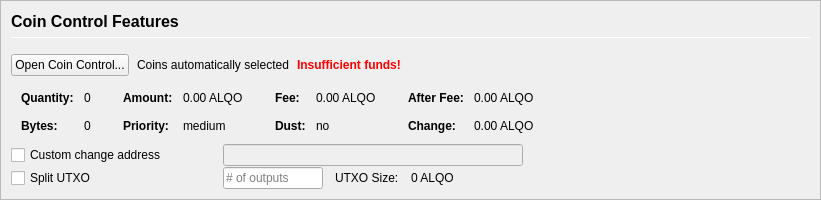
         <widget class="QFrame" name="frameCoinControl">
          <property name="sizePolicy">
           <sizepolicy hsizetype="Expanding" vsizetype="Expanding">
            <horstretch>0</horstretch>
            <verstretch>0</verstretch>
           </sizepolicy>
          </property>
          <property name="maximumSize">
           <size>
            <width>16777215</width>
            <height>16777215</height>
           </size>
          </property>
          <property name="frameShape">
           <enum>QFrame::StyledPanel</enum>
          </property>
          <property name="frameShadow">
           <enum>QFrame::Sunken</enum>
          </property>
          <layout class="QVBoxLayout" name="verticalLayoutCoinControl2">
           <property name="spacing">
            <number>0</number>
           </property>
           <property name="margin">
            <number>0</number>
           </property>
           <item>
            <widget class="QFrame" name="frameCoinControl_BG">
             <layout class="QVBoxLayout" name="verticalLayoutCoinControl" stretch="0,0,0,0,0,0">
              <property name="spacing">
               <number>1</number>
              </property>
              <property name="leftMargin">
               <number>10</number>
              </property>
              <property name="topMargin">
               <number>10</number>
              </property>
              <item>
               <layout class="QHBoxLayout" name="horizontalLayoutCoinControl1">
                <property name="bottomMargin">
                 <number>15</number>
                </property>
                <item>
                 <layout class="QVBoxLayout" name="verticalLayout_3">
                  <property name="spacing">
                   <number>6</number>
                  </property>
                  <item>
                   <widget class="QLabel" name="labelCoinControlFeatures">
                    <property name="sizePolicy">
                     <sizepolicy hsizetype="Preferred" vsizetype="Maximum">
                      <horstretch>0</horstretch>
                      <verstretch>0</verstretch>
                     </sizepolicy>
                    </property>
                    <property name="minimumSize">
                     <size>
                      <width>0</width>
                      <height>20</height>
                     </size>
                    </property>
                    <property name="font">
                     <font>
                      <pointsize>12</pointsize>
                      <weight>75</weight>
                      <bold>true</bold>
                     </font>
                    </property>
                    <property name="styleSheet">
                     <string notr="true">font-weight:bold;</string>
                    </property>
                    <property name="text">
                     <string>Coin Control Features</string>
                    </property>
                   </widget>
                  </item>
                  <item>
                   <widget class="Line" name="line">
                    <property name="minimumSize">
                     <size>
                      <width>0</width>
                      <height>1</height>
                     </size>
                    </property>
                    <property name="maximumSize">
                     <size>
                      <width>16777215</width>
                      <height>1</height>
                     </size>
                    </property>
                    <property name="orientation">
                     <enum>Qt::Horizontal</enum>
                    </property>
                   </widget>
                  </item>
                 </layout>
                </item>
               </layout>
              </item>
              <item>
               <layout class="QHBoxLayout" name="horizontalLayoutCoinControl2" stretch="0,0,0,0">
                <property name="spacing">
                 <number>8</number>
                </property>
                <property name="bottomMargin">
                 <number>10</number>
                </property>
                <item>
                 <widget class="QPushButton" name="pushButtonCoinControl">
                  <property name="styleSheet">
                   <string notr="true"/>
                  </property>
                  <property name="text">
                   <string>Open Coin Control...</string>
                  </property>
                  <property name="autoDefault">
                   <bool>false</bool>
                  </property>
                 </widget>
                </item>
                <item>
                 <widget class="QLabel" name="labelCoinControlAutomaticallySelected">
                  <property name="text">
                   <string>Coins automatically selected</string>
                  </property>
                  <property name="margin">
                   <number>5</number>
                  </property>
                 </widget>
                </item>
                <item>
                 <widget class="QLabel" name="labelCoinControlInsuffFunds">
                  <property name="font">
                   <font>
                    <weight>75</weight>
                    <bold>true</bold>
                   </font>
                  </property>
                  <property name="styleSheet">
                   <string notr="true">color:red;font-weight:bold;</string>
                  </property>
                  <property name="text">
                   <string>Insufficient funds!</string>
                  </property>
                  <property name="margin">
                   <number>5</number>
                  </property>
                 </widget>
                </item>
                <item>
                 <spacer name="horizontalSpacerCoinControl">
                  <property name="orientation">
                   <enum>Qt::Horizontal</enum>
                  </property>
                  <property name="sizeHint" stdset="0">
                   <size>
                    <width>40</width>
                    <height>1</height>
                   </size>
                  </property>
                 </spacer>
                </item>
               </layout>
              </item>
              <item>
               <widget class="QWidget" name="widgetCoinControl" native="true">
                <property name="sizePolicy">
                 <sizepolicy hsizetype="Preferred" vsizetype="Preferred">
                  <horstretch>0</horstretch>
                  <verstretch>0</verstretch>
                 </sizepolicy>
                </property>
                <property name="minimumSize">
                 <size>
                  <width>0</width>
                  <height>0</height>
                 </size>
                </property>
                <property name="styleSheet">
                 <string notr="true"/>
                </property>
                <layout class="QHBoxLayout" name="horizontalLayoutCoinControl5">
                 <property name="margin">
                  <number>0</number>
                 </property>
                 <item>
                  <layout class="QHBoxLayout" name="horizontalLayoutCoinControl3" stretch="0,0,0,1">
                   <property name="spacing">
                    <number>20</number>
                   </property>
                   <property name="topMargin">
                    <number>0</number>
                   </property>
                   <property name="bottomMargin">
                    <number>10</number>
                   </property>
                   <item>
                    <layout class="QFormLayout" name="formLayoutCoinControl1">
                     <property name="horizontalSpacing">
                      <number>10</number>
                     </property>
                     <property name="verticalSpacing">
                      <number>14</number>
                     </property>
                     <property name="leftMargin">
                      <number>10</number>
                     </property>
                     <property name="topMargin">
                      <number>4</number>
                     </property>
                     <property name="rightMargin">
                      <number>6</number>
                     </property>
                     <item row="0" column="0">
                      <widget class="QLabel" name="labelCoinControlQuantityText">
                       <property name="font">
                        <font>
                         <weight>75</weight>
                         <bold>true</bold>
                        </font>
                       </property>
                       <property name="text">
                        <string>Quantity:</string>
                       </property>
                       <property name="margin">
                        <number>0</number>
                       </property>
                      </widget>
                     </item>
                     <item row="0" column="1">
                      <widget class="QLabel" name="labelCoinControlQuantity">
                       <property name="cursor">
                        <cursorShape>IBeamCursor</cursorShape>
                       </property>
                       <property name="contextMenuPolicy">
                        <enum>Qt::ActionsContextMenu</enum>
                       </property>
                       <property name="text">
                        <string notr="true">0</string>
                       </property>
                       <property name="margin">
                        <number>0</number>
                       </property>
                       <property name="textInteractionFlags">
                        <set>Qt::LinksAccessibleByMouse|Qt::TextSelectableByKeyboard|Qt::TextSelectableByMouse</set>
                       </property>
                      </widget>
                     </item>
                     <item row="1" column="0">
                      <widget class="QLabel" name="labelCoinControlBytesText">
                       <property name="font">
                        <font>
                         <weight>75</weight>
                         <bold>true</bold>
                        </font>
                       </property>
                       <property name="text">
                        <string>Bytes:</string>
                       </property>
                      </widget>
                     </item>
                     <item row="1" column="1">
                      <widget class="QLabel" name="labelCoinControlBytes">
                       <property name="cursor">
                        <cursorShape>IBeamCursor</cursorShape>
                       </property>
                       <property name="contextMenuPolicy">
                        <enum>Qt::ActionsContextMenu</enum>
                       </property>
                       <property name="text">
                        <string notr="true">0</string>
                       </property>
                       <property name="textInteractionFlags">
                        <set>Qt::LinksAccessibleByMouse|Qt::TextSelectableByKeyboard|Qt::TextSelectableByMouse</set>
                       </property>
                      </widget>
                     </item>
                    </layout>
                   </item>
                   <item>
                    <layout class="QFormLayout" name="formLayoutCoinControl2">
                     <property name="horizontalSpacing">
                      <number>10</number>
                     </property>
                     <property name="verticalSpacing">
                      <number>14</number>
                     </property>
                     <property name="leftMargin">
                      <number>6</number>
                     </property>
                     <property name="topMargin">
                      <number>4</number>
                     </property>
                     <property name="rightMargin">
                      <number>6</number>
                     </property>
                     <item row="0" column="0">
                      <widget class="QLabel" name="labelCoinControlAmountText">
                       <property name="font">
                        <font>
                         <weight>75</weight>
                         <bold>true</bold>
                        </font>
                       </property>
                       <property name="text">
                        <string>Amount:</string>
                       </property>
                       <property name="margin">
                        <number>0</number>
                       </property>
                      </widget>
                     </item>
                     <item row="0" column="1">
                      <widget class="QLabel" name="labelCoinControlAmount">
                       <property name="cursor">
                        <cursorShape>IBeamCursor</cursorShape>
                       </property>
                       <property name="contextMenuPolicy">
                        <enum>Qt::ActionsContextMenu</enum>
                       </property>
                       <property name="text">
                        <string notr="true">0.00 ALQO</string>
                       </property>
                       <property name="textInteractionFlags">
                        <set>Qt::LinksAccessibleByMouse|Qt::TextSelectableByKeyboard|Qt::TextSelectableByMouse</set>
                       </property>
                      </widget>
                     </item>
                     <item row="1" column="0">
                      <widget class="QLabel" name="labelCoinControlPriorityText">
                       <property name="font">
                        <font>
                         <weight>75</weight>
                         <bold>true</bold>
                        </font>
                       </property>
                       <property name="text">
                        <string>Priority:</string>
                       </property>
                      </widget>
                     </item>
                     <item row="1" column="1">
                      <widget class="QLabel" name="labelCoinControlPriority">
                       <property name="cursor">
                        <cursorShape>IBeamCursor</cursorShape>
                       </property>
                       <property name="contextMenuPolicy">
                        <enum>Qt::ActionsContextMenu</enum>
                       </property>
                       <property name="text">
                        <string>medium</string>
                       </property>
                       <property name="textInteractionFlags">
                        <set>Qt::LinksAccessibleByMouse|Qt::TextSelectableByKeyboard|Qt::TextSelectableByMouse</set>
                       </property>
                      </widget>
                     </item>
                    </layout>
                   </item>
                   <item>
                    <layout class="QFormLayout" name="formLayoutCoinControl3">
                     <property name="horizontalSpacing">
                      <number>10</number>
                     </property>
                     <property name="verticalSpacing">
                      <number>14</number>
                     </property>
                     <property name="leftMargin">
                      <number>6</number>
                     </property>
                     <property name="topMargin">
                      <number>4</number>
                     </property>
                     <property name="rightMargin">
                      <number>6</number>
                     </property>
                     <item row="0" column="0">
                      <widget class="QLabel" name="labelCoinControlFeeText">
                       <property name="font">
                        <font>
                         <weight>75</weight>
                         <bold>true</bold>
                        </font>
                       </property>
                       <property name="text">
                        <string>Fee:</string>
                       </property>
                       <property name="margin">
                        <number>0</number>
                       </property>
                      </widget>
                     </item>
                     <item row="0" column="1">
                      <widget class="QLabel" name="labelCoinControlFee">
                       <property name="cursor">
                        <cursorShape>IBeamCursor</cursorShape>
                       </property>
                       <property name="contextMenuPolicy">
                        <enum>Qt::ActionsContextMenu</enum>
                       </property>
                       <property name="text">
                        <string notr="true">0.00 ALQO</string>
                       </property>
                       <property name="textInteractionFlags">
                        <set>Qt::LinksAccessibleByMouse|Qt::TextSelectableByKeyboard|Qt::TextSelectableByMouse</set>
                       </property>
                      </widget>
                     </item>
                     <item row="1" column="0">
                      <widget class="QLabel" name="labelCoinControlLowOutputText">
                       <property name="font">
                        <font>
                         <weight>75</weight>
                         <bold>true</bold>
                        </font>
                       </property>
                       <property name="text">
                        <string>Dust:</string>
                       </property>
                      </widget>
                     </item>
                     <item row="1" column="1">
                      <widget class="QLabel" name="labelCoinControlLowOutput">
                       <property name="cursor">
                        <cursorShape>IBeamCursor</cursorShape>
                       </property>
                       <property name="contextMenuPolicy">
                        <enum>Qt::ActionsContextMenu</enum>
                       </property>
                       <property name="text">
                        <string>no</string>
                       </property>
                       <property name="textInteractionFlags">
                        <set>Qt::LinksAccessibleByMouse|Qt::TextSelectableByKeyboard|Qt::TextSelectableByMouse</set>
                       </property>
                      </widget>
                     </item>
                    </layout>
                   </item>
                   <item>
                    <layout class="QFormLayout" name="formLayoutCoinControl4">
                     <property name="horizontalSpacing">
                      <number>10</number>
                     </property>
                     <property name="verticalSpacing">
                      <number>14</number>
                     </property>
                     <property name="leftMargin">
                      <number>6</number>
                     </property>
                     <property name="topMargin">
                      <number>4</number>
                     </property>
                     <property name="rightMargin">
                      <number>6</number>
                     </property>
                     <item row="0" column="0">
                      <widget class="QLabel" name="labelCoinControlAfterFeeText">
                       <property name="font">
                        <font>
                         <weight>75</weight>
                         <bold>true</bold>
                        </font>
                       </property>
                       <property name="text">
                        <string>After Fee:</string>
                       </property>
                       <property name="margin">
                        <number>0</number>
                       </property>
                      </widget>
                     </item>
                     <item row="0" column="1">
                      <widget class="QLabel" name="labelCoinControlAfterFee">
                       <property name="cursor">
                        <cursorShape>IBeamCursor</cursorShape>
                       </property>
                       <property name="contextMenuPolicy">
                        <enum>Qt::ActionsContextMenu</enum>
                       </property>
                       <property name="text">
                        <string notr="true">0.00 ALQO</string>
                       </property>
                       <property name="textInteractionFlags">
                        <set>Qt::LinksAccessibleByMouse|Qt::TextSelectableByKeyboard|Qt::TextSelectableByMouse</set>
                       </property>
                      </widget>
                     </item>
                     <item row="1" column="0">
                      <widget class="QLabel" name="labelCoinControlChangeText">
                       <property name="font">
                        <font>
                         <weight>75</weight>
                         <bold>true</bold>
                        </font>
                       </property>
                       <property name="text">
                        <string>Change:</string>
                       </property>
                      </widget>
                     </item>
                     <item row="1" column="1">
                      <widget class="QLabel" name="labelCoinControlChange">
                       <property name="cursor">
                        <cursorShape>IBeamCursor</cursorShape>
                       </property>
                       <property name="contextMenuPolicy">
                        <enum>Qt::ActionsContextMenu</enum>
                       </property>
                       <property name="text">
                        <string notr="true">0.00 ALQO</string>
                       </property>
                       <property name="textInteractionFlags">
                        <set>Qt::LinksAccessibleByMouse|Qt::TextSelectableByKeyboard|Qt::TextSelectableByMouse</set>
                       </property>
                      </widget>
                     </item>
                    </layout>
                   </item>
                  </layout>
                 </item>
                </layout>
               </widget>
              </item>
              <item>
               <layout class="QHBoxLayout" name="horizontalLayoutCoinControl4">
                <property name="spacing">
                 <number>12</number>
                </property>
                <property name="sizeConstraint">
                 <enum>QLayout::SetDefaultConstraint</enum>
                </property>
                <property name="topMargin">
                 <number>0</number>
                </property>
                <property name="rightMargin">
                 <number>0</number>
                </property>
                <item>
                 <widget class="QCheckBox" name="checkBoxCoinControlChange">
                  <property name="sizePolicy">
                   <sizepolicy hsizetype="Preferred" vsizetype="Preferred">
                    <horstretch>0</horstretch>
                    <verstretch>0</verstretch>
                   </sizepolicy>
                  </property>
                  <property name="minimumSize">
                   <size>
                    <width>200</width>
                    <height>0</height>
                   </size>
                  </property>
                  <property name="maximumSize">
                   <size>
                    <width>200</width>
                    <height>16777215</height>
                   </size>
                  </property>
                  <property name="toolTip">
                   <string>If this is activated, but the change address is empty or invalid, change will be sent to a newly generated address.</string>
                  </property>
                  <property name="text">
                   <string>Custom change address</string>
                  </property>
                 </widget>
                </item>
                <item>
                 <widget class="QValidatedLineEdit" name="lineEditCoinControlChange">
                  <property name="enabled">
                   <bool>false</bool>
                  </property>
                  <property name="sizePolicy">
                   <sizepolicy hsizetype="Preferred" vsizetype="Preferred">
                    <horstretch>0</horstretch>
                    <verstretch>0</verstretch>
                   </sizepolicy>
                  </property>
                  <property name="minimumSize">
                   <size>
                    <width>300</width>
                    <height>0</height>
                   </size>
                  </property>
                 </widget>
                </item>
                <item>
                 <widget class="QLabel" name="labelCoinControlChangeLabel">
                  <property name="sizePolicy">
                   <sizepolicy hsizetype="Preferred" vsizetype="Preferred">
                    <horstretch>0</horstretch>
                    <verstretch>0</verstretch>
                   </sizepolicy>
                  </property>
                  <property name="minimumSize">
                   <size>
                    <width>100</width>
                    <height>0</height>
                   </size>
                  </property>
                  <property name="text">
                   <string/>
                  </property>
                  <property name="margin">
                   <number>3</number>
                  </property>
                 </widget>
                </item>
               </layout>
              </item>
              <item>
               <layout class="QHBoxLayout" name="horizontalLayoutCoinControl6">
                <property name="spacing">
                 <number>12</number>
                </property>
                <property name="rightMargin">
                 <number>0</number>
                </property>
                <item>
                 <widget class="QCheckBox" name="splitBlockCheckBox">
                  <property name="sizePolicy">
                   <sizepolicy hsizetype="Preferred" vsizetype="Preferred">
                    <horstretch>0</horstretch>
                    <verstretch>0</verstretch>
                   </sizepolicy>
                  </property>
                  <property name="minimumSize">
                   <size>
                    <width>200</width>
                    <height>0</height>
                   </size>
                  </property>
                  <property name="maximumSize">
                   <size>
                    <width>200</width>
                    <height>16777215</height>
                   </size>
                  </property>
                  <property name="text">
                   <string>Split UTXO</string>
                  </property>
                 </widget>
                </item>
                <item>
                 <widget class="QLineEdit" name="splitBlockLineEdit">
                  <property name="sizePolicy">
                   <sizepolicy hsizetype="Preferred" vsizetype="Preferred">
                    <horstretch>50</horstretch>
                    <verstretch>0</verstretch>
                   </sizepolicy>
                  </property>
                  <property name="minimumSize">
                   <size>
                    <width>100</width>
                    <height>0</height>
                   </size>
                  </property>
                  <property name="maximumSize">
                   <size>
                    <width>100</width>
                    <height>16777215</height>
                   </size>
                  </property>
                  <property name="placeholderText">
                   <string># of outputs</string>
                  </property>
                 </widget>
                </item>
                <item>
                 <widget class="QLabel" name="labelBlockSizeText">
                  <property name="text">
                   <string>UTXO Size:</string>
                  </property>
                 </widget>
                </item>
                <item>
                 <widget class="QLabel" name="labelBlockSize">
                  <property name="text">
                   <string>0 ALQO</string>
                  </property>
                 </widget>
                </item>
                <item>
                 <spacer name="horizontalSpacer_7">
                  <property name="orientation">
                   <enum>Qt::Horizontal</enum>
                  </property>
                  <property name="sizeHint" stdset="0">
                   <size>
                    <width>40</width>
                    <height>20</height>
                   </size>
                  </property>
                 </spacer>
                </item>
               </layout>
              </item>
              <item>
               <spacer name="verticalSpacerCoinControl">
                <property name="orientation">
                 <enum>Qt::Vertical</enum>
                </property>
                <property name="sizeHint" stdset="0">
                 <size>
                  <width>800</width>
                  <height>1</height>
                 </size>
                </property>
               </spacer>
              </item>
             </layout>
            </widget>
           </item>
          </layout>
         </widget>
